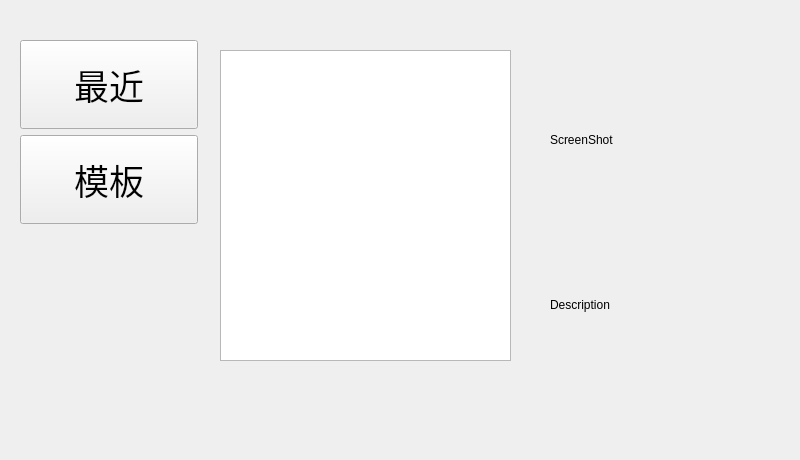
<?xml version="1.0" encoding="UTF-8"?>
<ui version="4.0">
 <class>Form</class>
 <widget class="QWidget" name="Form">
  <property name="geometry">
   <rect>
    <x>0</x>
    <y>0</y>
    <width>800</width>
    <height>460</height>
   </rect>
  </property>
  <property name="sizePolicy">
   <sizepolicy hsizetype="Fixed" vsizetype="Fixed">
    <horstretch>0</horstretch>
    <verstretch>0</verstretch>
   </sizepolicy>
  </property>
  <property name="windowTitle">
   <string>Form</string>
  </property>
  <widget class="QWidget" name="widget" native="true">
   <property name="geometry">
    <rect>
     <x>20</x>
     <y>40</y>
     <width>178</width>
     <height>184</height>
    </rect>
   </property>
   <property name="sizePolicy">
    <sizepolicy hsizetype="Minimum" vsizetype="Minimum">
     <horstretch>0</horstretch>
     <verstretch>0</verstretch>
    </sizepolicy>
   </property>
   <property name="minimumSize">
    <size>
     <width>160</width>
     <height>80</height>
    </size>
   </property>
   <layout class="QVBoxLayout" name="verticalLayout">
    <item>
     <widget class="QPushButton" name="bt_open_project">
      <property name="sizePolicy">
       <sizepolicy hsizetype="Minimum" vsizetype="Minimum">
        <horstretch>0</horstretch>
        <verstretch>0</verstretch>
       </sizepolicy>
      </property>
      <property name="minimumSize">
       <size>
        <width>160</width>
        <height>80</height>
       </size>
      </property>
      <property name="font">
       <font>
        <pointsize>26</pointsize>
       </font>
      </property>
      <property name="text">
       <string>最近</string>
      </property>
     </widget>
    </item>
    <item>
     <widget class="QPushButton" name="bt_new_project">
      <property name="sizePolicy">
       <sizepolicy hsizetype="Minimum" vsizetype="Minimum">
        <horstretch>0</horstretch>
        <verstretch>0</verstretch>
       </sizepolicy>
      </property>
      <property name="minimumSize">
       <size>
        <width>160</width>
        <height>80</height>
       </size>
      </property>
      <property name="font">
       <font>
        <pointsize>26</pointsize>
       </font>
      </property>
      <property name="text">
       <string>模板</string>
      </property>
     </widget>
    </item>
   </layout>
  </widget>
  <widget class="QListView" name="listView">
   <property name="geometry">
    <rect>
     <x>220</x>
     <y>50</y>
     <width>291</width>
     <height>311</height>
    </rect>
   </property>
  </widget>
  <widget class="QWidget" name="widget_2" native="true">
   <property name="geometry">
    <rect>
     <x>550</x>
     <y>40</y>
     <width>218</width>
     <height>324</height>
    </rect>
   </property>
   <layout class="QVBoxLayout" name="verticalLayout_2">
    <item>
     <widget class="QLabel" name="label">
      <property name="sizePolicy">
       <sizepolicy hsizetype="Minimum" vsizetype="Minimum">
        <horstretch>0</horstretch>
        <verstretch>0</verstretch>
       </sizepolicy>
      </property>
      <property name="minimumSize">
       <size>
        <width>200</width>
        <height>200</height>
       </size>
      </property>
      <property name="text">
       <string>ScreenShot</string>
      </property>
     </widget>
    </item>
    <item>
     <widget class="QLabel" name="label_2">
      <property name="sizePolicy">
       <sizepolicy hsizetype="Minimum" vsizetype="Minimum">
        <horstretch>0</horstretch>
        <verstretch>0</verstretch>
       </sizepolicy>
      </property>
      <property name="minimumSize">
       <size>
        <width>200</width>
        <height>100</height>
       </size>
      </property>
      <property name="text">
       <string>Description</string>
      </property>
      <property name="wordWrap">
       <bool>true</bool>
      </property>
     </widget>
    </item>
   </layout>
  </widget>
 </widget>
 <resources/>
 <connections/>
</ui>
